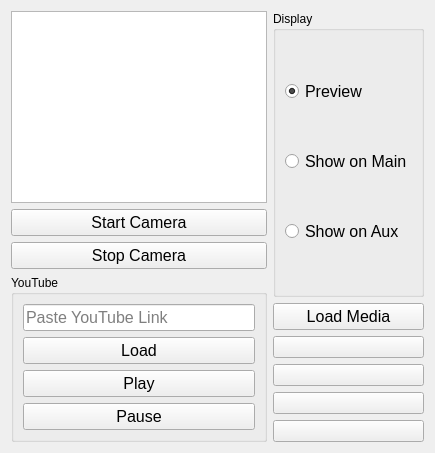
      <widget class="QWidget" name="videoTab">
       <attribute name="title">
        <string>Videos</string>
       </attribute>
       <layout class="QHBoxLayout" name="videoTabHL">
        <item>
         <layout class="QVBoxLayout" name="videoPreviewVL"/>
        </item>
        <item>
         <layout class="QVBoxLayout" name="camersVL">
          <item>
           <widget class="QListWidget" name="camerasLW">
            <property name="sizePolicy">
             <sizepolicy hsizetype="Preferred" vsizetype="Preferred">
              <horstretch>0</horstretch>
              <verstretch>0</verstretch>
             </sizepolicy>
            </property>
           </widget>
          </item>
          <item>
           <widget class="QPushButton" name="cameraStartPB">
            <property name="sizePolicy">
             <sizepolicy hsizetype="Preferred" vsizetype="Fixed">
              <horstretch>0</horstretch>
              <verstretch>0</verstretch>
             </sizepolicy>
            </property>
            <property name="font">
             <font>
              <pointsize>12</pointsize>
             </font>
            </property>
            <property name="text">
             <string>Start Camera</string>
            </property>
           </widget>
          </item>
          <item>
           <widget class="QPushButton" name="cameraStopPB">
            <property name="sizePolicy">
             <sizepolicy hsizetype="Minimum" vsizetype="Fixed">
              <horstretch>0</horstretch>
              <verstretch>0</verstretch>
             </sizepolicy>
            </property>
            <property name="font">
             <font>
              <pointsize>12</pointsize>
             </font>
            </property>
            <property name="text">
             <string>Stop Camera</string>
            </property>
           </widget>
          </item>
          <item>
           <widget class="QGroupBox" name="youTubeGB">
            <property name="title">
             <string>YouTube</string>
            </property>
            <layout class="QVBoxLayout" name="verticalLayout_3">
             <item>
              <widget class="QLineEdit" name="youTubeLinkLE">
               <property name="font">
                <font>
                 <pointsize>12</pointsize>
                </font>
               </property>
               <property name="inputMask">
                <string/>
               </property>
               <property name="placeholderText">
                <string>Paste YouTube Link</string>
               </property>
              </widget>
             </item>
             <item>
              <widget class="QPushButton" name="loadYouTubePB">
               <property name="font">
                <font>
                 <pointsize>12</pointsize>
                </font>
               </property>
               <property name="text">
                <string>Load</string>
               </property>
              </widget>
             </item>
             <item>
              <widget class="QPushButton" name="playYouTubePB">
               <property name="font">
                <font>
                 <pointsize>12</pointsize>
                </font>
               </property>
               <property name="text">
                <string>Play</string>
               </property>
              </widget>
             </item>
             <item>
              <widget class="QPushButton" name="pauseYouTubePB">
               <property name="font">
                <font>
                 <pointsize>12</pointsize>
                </font>
               </property>
               <property name="text">
                <string>Pause</string>
               </property>
              </widget>
             </item>
            </layout>
           </widget>
          </item>
         </layout>
        </item>
        <item>
         <layout class="QVBoxLayout" name="videoDisplayVL">
          <item>
           <widget class="QGroupBox" name="videoShowGB">
            <property name="title">
             <string>Display</string>
            </property>
            <property name="checkable">
             <bool>false</bool>
            </property>
            <layout class="QVBoxLayout" name="videoShowVL">
             <item>
              <widget class="QRadioButton" name="videoPreviewRB">
               <property name="sizePolicy">
                <sizepolicy hsizetype="Maximum" vsizetype="Fixed">
                 <horstretch>0</horstretch>
                 <verstretch>0</verstretch>
                </sizepolicy>
               </property>
               <property name="font">
                <font>
                 <pointsize>12</pointsize>
                </font>
               </property>
               <property name="text">
                <string>Preview</string>
               </property>
               <property name="checked">
                <bool>true</bool>
               </property>
              </widget>
             </item>
             <item>
              <widget class="QRadioButton" name="videoOnMainRB">
               <property name="sizePolicy">
                <sizepolicy hsizetype="Maximum" vsizetype="Fixed">
                 <horstretch>0</horstretch>
                 <verstretch>0</verstretch>
                </sizepolicy>
               </property>
               <property name="font">
                <font>
                 <pointsize>12</pointsize>
                </font>
               </property>
               <property name="text">
                <string>Show on Main</string>
               </property>
              </widget>
             </item>
             <item>
              <widget class="QRadioButton" name="videoOnAuxRB">
               <property name="sizePolicy">
                <sizepolicy hsizetype="Maximum" vsizetype="Fixed">
                 <horstretch>0</horstretch>
                 <verstretch>0</verstretch>
                </sizepolicy>
               </property>
               <property name="font">
                <font>
                 <pointsize>12</pointsize>
                </font>
               </property>
               <property name="text">
                <string>Show on Aux</string>
               </property>
              </widget>
             </item>
            </layout>
           </widget>
          </item>
          <item>
           <layout class="QVBoxLayout" name="videoControlsVL">
            <item>
             <widget class="QPushButton" name="loadVideoPB">
              <property name="sizePolicy">
               <sizepolicy hsizetype="Preferred" vsizetype="Fixed">
                <horstretch>0</horstretch>
                <verstretch>0</verstretch>
               </sizepolicy>
              </property>
              <property name="font">
               <font>
                <pointsize>12</pointsize>
               </font>
              </property>
              <property name="text">
               <string>Load Media</string>
              </property>
             </widget>
            </item>
            <item>
             <widget class="QPushButton" name="videoPlayPB">
              <property name="sizePolicy">
               <sizepolicy hsizetype="Preferred" vsizetype="Fixed">
                <horstretch>0</horstretch>
                <verstretch>0</verstretch>
               </sizepolicy>
              </property>
              <property name="text">
               <string/>
              </property>
             </widget>
            </item>
            <item>
             <widget class="QPushButton" name="videoPausePB">
              <property name="sizePolicy">
               <sizepolicy hsizetype="Preferred" vsizetype="Fixed">
                <horstretch>0</horstretch>
                <verstretch>0</verstretch>
               </sizepolicy>
              </property>
              <property name="text">
               <string/>
              </property>
             </widget>
            </item>
            <item>
             <widget class="QPushButton" name="videoStopPB">
              <property name="sizePolicy">
               <sizepolicy hsizetype="Preferred" vsizetype="Fixed">
                <horstretch>0</horstretch>
                <verstretch>0</verstretch>
               </sizepolicy>
              </property>
              <property name="text">
               <string/>
              </property>
             </widget>
            </item>
            <item>
             <widget class="QPushButton" name="videoLoopPB">
              <property name="sizePolicy">
               <sizepolicy hsizetype="Preferred" vsizetype="Fixed">
                <horstretch>0</horstretch>
                <verstretch>0</verstretch>
               </sizepolicy>
              </property>
              <property name="text">
               <string/>
              </property>
              <property name="checkable">
               <bool>true</bool>
              </property>
             </widget>
            </item>
           </layout>
          </item>
         </layout>
        </item>
       </layout>
      </widget>
